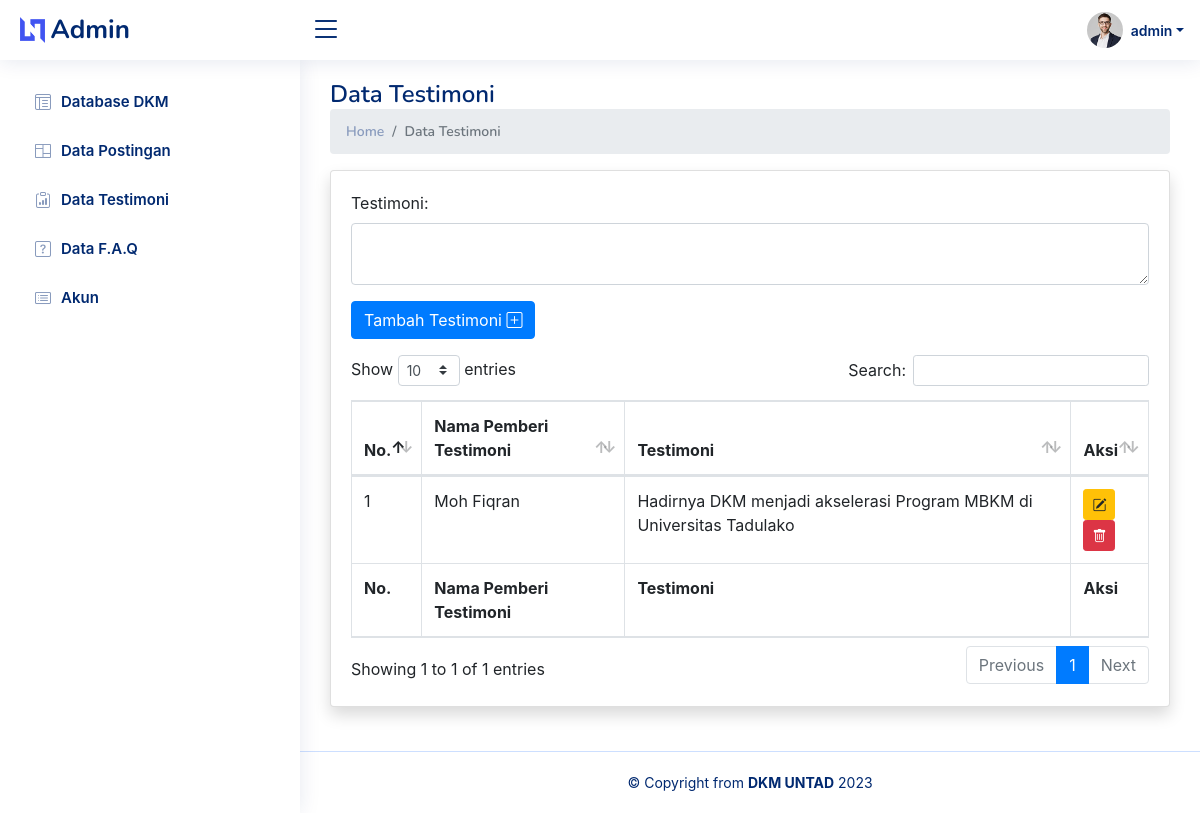
The app's page /data-testimoni/ (signed in) with its own data.
### dkmapp/models.py (models this page shows, shortened)
class Testimoni(models.Model):
    nama=models.ForeignKey(DKM, on_delete=models.CASCADE, null=True, blank=True)
    testimoni=models.CharField(max_length=100,null=True)

class DKM(models.Model):
    jk=(('male','Laki-laki'),('female','Perempuan'))
    rl=(
        ('inti','inti'),
        ('fasilitator','fasilitator'),
        ('anggota','anggota'),
        )
    st=(('aktif','aktif'),
        ('tidak aktif','tidak aktif')
        )
    jbtn=(('ketua','ketua'),
        ('sekretaris','sekretaris'),
        ('bendahara','bendahara'),
        ('Koordinator Public Relation','Koordinator Public Relation'),
        ('Koordinator Event Organizer','Koordinator Event Organizer'),
        ('Koordinator Creative marketing & Promotion','Koordinator Creative marketing & Promotion'),
        ('PIC Fasilitator FKIP','PIC Fasilitator FKIP'),
        ('PIC Fasilitator FISIP','PIC Fasilitator FISIP'),
        ('PIC Fasilitator FEB','PIC Fasilitator FEB'),
        ('PIC Fasilitator FAHUM','PIC Fasilitator FAHUM'),
        ('PIC Fasilitator FATEK','PIC Fasilitator FATEK'),
        ('PIC Fasilitator FMIPA','PIC Fasilitator FMIPA'),
        ('PIC Fasilitator FAPERTA','PIC Fasilitator FAPERTA'),
        ('PIC Fasilitator FAPETKAN','PIC Fasilitator FAPETKAN'),
        ('PIC Fasilitator FKM','PIC Fasilitator FKM'),
        ('PIC Fasilitator FAHUT','PIC Fasilitator FAHUT'),
        ('Anggota Public Relation','Anggota Public Relation'),
        ('Anggota Event Organizer','Anggota Event Organizer'),
        ('Anggota Creative marketing & Promotion','Anggota Creative marketing & Promotion'),
        ('Fasilitator FKIP','Fasilitator FKIP'),
        ('Fasilitator FISIP','Fasilitator FISIP'),
        ('Fasilitator FEB','Fasilitator FEB'),
        ('Fasilitator FAHUM','Fasilitator FAHUM'),
        ('Fasilitator FATEK','Fasilitator FATEK'),
        ('Fasilitator FMIPA','Fasilitator FMIPA'),
        ('Fasilitator FAPERTA','Fasilitator FAPERTA'),
        ('Fasilitator FAPETKAN','Fasilitator FAPETKAN'),
        ('Fasilitator FKM','Fasilitator FKM'),
        ('Fasilitator FAHUT','Fasilitator FAHUT'),
        )
    id_dkm=models.CharField(max_length=20)
    nim_nidn=models.CharField(max_length=20)
    name = models.CharField(max_length=200)
    email= models.EmailField(null=True,blank=True)
    phone= models.CharField(null=True,max_length=12, blank=True)
    gender= models.CharField(null=True,choices=jk, max_length=12)
    photo=models.ImageField(upload_to='profil',null=True)
    instagram = models.URLField(max_length=100,null=True, blank=True)
    linkedin = models.URLField(max_length=100,null=True, blank=True)
    status=models.CharField(null=True, choices=st, max_length=200,blank=True)
    prodi=models.CharField(max_length=100,null=True, blank=True)
    jabatan=models.CharField(max_length=100, choices=jbtn, null=True, blank=True)
    rating=models.IntegerField(null=True, blank=True)
    pengalaman=models.CharField(max_length=1000, null=True, blank=True)
    def __str__(self):
        return self.name

### dkmapp/views.py (the view, shortened to what this page needs)
# urls.py: path('data-testimoni/', views.data_testimoni, name='data-testimoni'),
@login_required(login_url='database')
def data_testimoni(request):
    form=TestimoniForm()
    data_testimoni=Testimoni.objects.all()
    context={'data_testimoni':data_testimoni, 'form':form}
    return render(request,'dkmapp/data_testimoni.html',context)

### dkmapp/forms.py
class TestimoniForm(ModelForm):
    class Meta:
        model=Testimoni
        fields = 'testimoni',
        widgets={
            'testimoni':forms.Textarea(attrs={'class':'form-control', 'rows':'2'}),
            }

### dkmapp/templatetags/picture.py (called while the page is built)
@register.simple_tag(takes_context=True)
def get_user_profil(context):
    request = context['request']
    user=User.objects.get(username=request.user)
    try:
        profile = DKM.objects.get(id_dkm=user)
        photo=f'.././media/{profile.photo}'
    except:
        photo='.././static/img_2/profile-img.jpg'
    return photo

### templates/dkmapp/data_testimoni.html (shortened to what this page needs)
{% extends './navbar.html' %}
{% load static %}
{% block content %}
  <main id="main" class="main">
    <div class="pagetitle">
      <h1>Data Testimoni</h1>
      <nav>
        <ol class="breadcrumb">
          <li class="breadcrumb-item"><a href="">Home</a></li>
          <li class="breadcrumb-item active">Data Testimoni</li>
        </ol>
      </nav>
    </div>
    <section class="section">
        <div class="row">
            <div class="col-lg-12">
                <div class="card shadow mb-4">
                    <div class="card-body">
                            <form action="" method="post">
                                {{ form.as_p }}
                                <button type="submit" name="submit" class="btn btn-primary mb-3">Tambah Testimoni <i class="bi bi-plus-square"></i></button>
                            </form>
                        <div class="table-responsive">
                            <table class="table table-bordered" id="dataTable" width="100%" cellspacing="0">
                                <thead>
                                    <tr>
                                        <th>No.</th>
                                        <th>Nama Pemberi Testimoni</th>
                                        <th>Testimoni</th>
                                        <th>Aksi</th>
                                    </tr>
                                </thead>
                                <tfoot>
                                    <tr>
                                        <th>No.</th>
                                        <th>Nama Pemberi Testimoni</th>
                                        <th>Testimoni</th>
                                        <th>Aksi</th>
                                    </tr>
                                </tfoot>
                                <tbody>
                                    {% for a in data_testimoni %}
                                    <tr>
                                        <td>{{forloop.counter}}</td>
                                        <td>{{a.nama}}</td>
                                        <td>{{a.testimoni}}</td>
                                        <td>
                                            <a href="{% url 'edit-testimoni' a.id %}" class="btn btn-warning btn-sm btn-icon"><i class="bi bi-pencil-square"></i></a>
                                            <form method="POST" action="{% url 'hapus-testimoni' a.id %}">
                                                <button type="submit" class="btn btn-danger btn-sm btn-icon show_confirm"><i class="bi bi-trash"></i></button>
                                            </form>
                                        </td>
                                    </tr>
                                    {% endfor %}
                                </tbody>
                            </table>
                        </div>
                    </div>
                </div>
            </div>
        </div>
    </section>
  </main>
{% endblock content %}

### templates/dkmapp/navbar.html (shortened to what this page needs)
{% load picture %}
{% load static %}
<!DOCTYPE html>
<html lang="en">
<head>
  <link href="{% static 'vendor_2/bootstrap/css/bootstrap.min.css' %}" rel="stylesheet">
  <link href="{% static 'vendor_2/bootstrap-icons/bootstrap-icons.css' %}" rel="stylesheet">
  <link href="{% static 'vendor_2/boxicons/css/boxicons.min.css' %}" rel="stylesheet">
  <link href="{% static 'vendor_2/quill/quill.snow.css' %}" rel="stylesheet">
  <link href="{% static 'vendor_2/quill/quill.bubble.css' %}" rel="stylesheet">
  <link href="{% static 'vendor_2/remixicon/remixicon.css' %}" rel="stylesheet">
  <link href="{% static 'vendor_2/simple-datatables/style.css' %}" rel="stylesheet">
  <link href="{% static 'vendor_2/datatables/dataTables.bootstrap4.min.css' %}" rel="stylesheet">
  <link href="{% static 'css_2/style.css' %}" rel="stylesheet">
<link rel="stylesheet" href="https://stackpath.bootstrapcdn.com/bootstrap/4.3.1/css/bootstrap.min.css">
</head>
<body>
  <header id="header" class="header fixed-top d-flex align-items-center">
    <div class="d-flex align-items-center justify-content-between">
      <a href="" class="logo d-flex align-items-center">
        <img src="{% static 'img_2/logo.png' %}" alt="">
        <span class="d-none d-lg-block">Admin</span>
      </a>
      <i class="bi bi-list toggle-sidebar-btn"></i>
    </div>
    <nav class="header-nav ms-auto">
      <ul class="d-flex align-items-center">
        <li class="nav-item dropdown pe-3">
          <a class="nav-link nav-profile d-flex align-items-center pe-0" href="#" data-bs-toggle="dropdown">
            <img src="{% get_user_profil %}" alt="Profile" class="rounded-circle">
            <span class="d-none d-md-block dropdown-toggle ps-2">{{request.user}}</span>
          </a>
        </li>
      </ul>
    </nav>
  </header>
  <aside id="sidebar" class="sidebar">
    <ul class="sidebar-nav" id="sidebar-nav">
      <li class="nav-item">
        <a class="nav-link collapsed" href="{% url 'database' %}">
          <i class="bi bi-layout-text-window-reverse"></i><span>Database DKM</span>
        </a>
      </li>
      <li class="nav-item">
        <a class="nav-link collapsed" href="{% url 'data-post' %}">
          <i class="bi bi-columns"></i><span>Data Postingan</span>
        </a>
      </li>
      <li class="nav-item">
        <a class="nav-link collapsed" href="{% url 'data-testimoni' %}">
          <i class="bi bi-clipboard-data"></i><span>Data Testimoni</span>
        </a>
      </li>
      <li class="nav-item">
        <a class="nav-link collapsed" href="{% url 'data-pertanyaan' %}">
          <i class="bi bi-question-square"></i><span>Data F.A.Q</span>
        </a>
      </li>
      {% if request.user.is_superuser %}
      <li class="nav-item">
        <a class="nav-link collapsed" href="">
          <i class="bi bi-card-list"></i>
          <span>Akun</span>
        </a>
      </li>
      {% endif %}
    </ul>
  </aside>
  {% block content %}
  {% endblock content %}
  <footer id="footer" class="footer">
    <div class="copyright">
      &copy; Copyright from <strong><span>DKM UNTAD</span></strong> 2023
    </div>
  </footer>
</body>
</html>

### static/css_2/style.css (style rules this page uses)
:root { scroll-behavior: smooth; }
body { font-family: "Open Sans", sans-serif; background: #f6f9ff; color: #444444; }
a { color: #4154f1; text-decoration: none; }
h1, h2, h3, h4, h5, h6 { font-family: "Nunito", sans-serif; }
#main { margin-top: 60px; padding: 20px 30px; transition: all 0.3s; }
.pagetitle { margin-bottom: 10px; }
.pagetitle h1 { font-size: 24px; margin-bottom: 0; font-weight: 600; color: #012970; }
.card { margin-bottom: 30px; border: none; border-radius: 5px; box-shadow: 0px 0 30px rgba(1, 41, 112, 0.1); }
.card-body { padding: 0 20px 20px 20px; }
.breadcrumb { font-size: 14px; font-family: "Nunito", sans-serif; color: #899bbd; font-weight: 600; }
.breadcrumb a { color: #899bbd; transition: 0.3s; }
.breadcrumb .breadcrumb-item::before { color: #899bbd; }
.breadcrumb .active { color: #51678f; font-weight: 600; }
.logo { line-height: 1; }
@media (min-width: 1200px) { .logo { width: 280px; } }
.logo img { max-height: 26px; margin-right: 6px; }
.logo span { font-size: 26px; font-weight: 700; color: #012970; font-family: "Nunito", sans-serif; }
.header { transition: all 0.5s; z-index: 997; height: 60px; box-shadow: 0px 2px 20px rgba(1, 41, 112, 0.1); background-color: #fff; padding-left: 20px; }
.header .toggle-sidebar-btn { font-size: 32px; padding-left: 10px; cursor: pointer; color: #012970; }
.header-nav ul { list-style: none; }
.header-nav>ul { margin: 0; padding: 0; }
.header-nav .nav-profile { color: #012970; }
.header-nav .nav-profile img { max-height: 36px; }
.header-nav .nav-profile span { font-size: 14px; font-weight: 600; }
.sidebar { position: fixed; top: 60px; left: 0; bottom: 0; width: 300px; z-index: 996; transition: all 0.3s; padding: 20px; overflow-y: auto; scrollbar-width: thin; scrollbar-color: #aab7cf transparent; box-shadow: 0px 0px 20px rgba(1, 41, 112, 0.1); background-color: #fff; }
@media (min-width: 1200px) { #main, #footer { margin-left: 300px; } }
.sidebar-nav { padding: 0; margin: 0; list-style: none; }
.sidebar-nav li { padding: 0; margin: 0; list-style: none; }
.sidebar-nav .nav-item { margin-bottom: 5px; }
.sidebar-nav .nav-link { display: flex; align-items: center; font-size: 15px; font-weight: 600; color: #4154f1; transition: 0.3; background: #f6f9ff; padding: 10px 15px; border-radius: 4px; }
.sidebar-nav .nav-link i { font-size: 16px; margin-right: 10px; color: #4154f1; }
.sidebar-nav .nav-link.collapsed { color: #012970; background: #fff; }
.sidebar-nav .nav-link.collapsed i { color: #899bbd; }
.footer { padding: 20px 0; font-size: 14px; transition: all 0.3s; border-top: 1px solid #cddfff; }
.footer .copyright { text-align: center; color: #012970; }

### records on screen
Testimoni: nama "Moh Fiqran", testimoni "Hadirnya DKM menjadi akselerasi Program MBKM di Universitas Tadulako"

### other values on screen
{{ request.user }} "admin"
